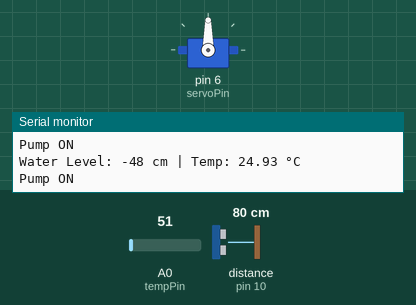
A sketch run on a simulated Arduino Uno, built with avr-gcc and run on an emulated ATmega328P. On the bench: servo, the last lines printed to the serial monitor. Wiring (inferred from the names in the program): ultrasonic range finder: trigger pin 9; echo pin 10. The test bench sets the inputs (shaded band); at power-on: distance to the obstacle (sensor on pin 10) 80 cm, A0 (tempPin) = 51. The echo pulse lasts 58.3 µs per cm.

Above: at 2.8 s.
2.9 s: distance to the obstacle (sensor on pin 10) set to 28 cm
5.6 s: distance to the obstacle (sensor on pin 10) set to 23 cm
At 6.9 s:
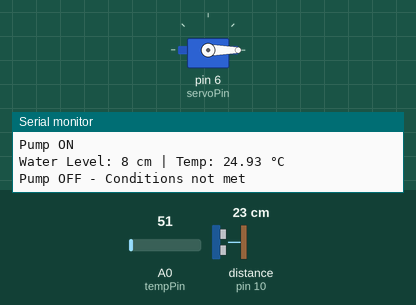
8.3 s: distance to the obstacle (sensor on pin 10) set to 35 cm
At 11.2 s:
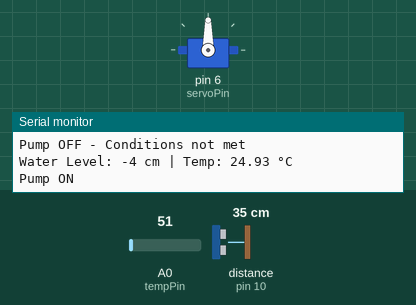
11.5 s: distance to the obstacle (sensor on pin 10) set to 9 cm
At 13.2 s:
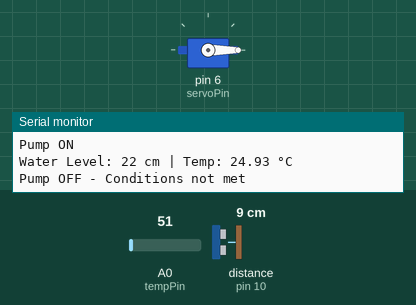
Timing chart, 0 to 14.7 s (numbered marks = the images above; inputs shaded):
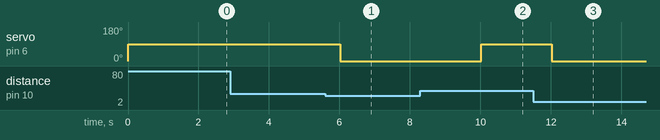

The sketch:

Mansi.ino
```cpp
#include <Servo.h>

// Pin definitions
const int trigPin = 9;     // Ultrasonic trigger pin
const int echoPin = 10;    // Ultrasonic echo pin
const int tempPin = A0;    // Temperature sensor pin (LM35)
const int servoPin = 6;    // Servo motor pin

// Servo object
Servo pumpServo;

// Tank dimensions (in cm)
const int tankHeight = 30; // Height of the reservoir

// Thresholds
const int minLevel = 5;    // Minimum water level (cm from bottom)
const int maxLevel = 25;   // Maximum water level (cm from bottom)
const float minTemp = 15.0; // Minimum temperature for irrigation (°C)
const float maxTemp = 35.0; // Maximum temperature for irrigation (°C)

// Function to measure water level
long getWaterLevel() {
  // Send trigger pulse
  digitalWrite(trigPin, LOW);
  delayMicroseconds(2);
  digitalWrite(trigPin, HIGH);
  delayMicroseconds(10);
  digitalWrite(trigPin, LOW);

  // Read echo time
  long duration = pulseIn(echoPin, HIGH);

  // Convert to distance (cm)
  long distance = duration * 0.034 / 2;

  // Water level = Tank height - distance from sensor
  long waterLevel = tankHeight - distance;
  return waterLevel;
}

// Function to measure temperature
float getTemperature() {
  int sensorValue = analogRead(tempPin);
  float voltage = sensorValue * (5.0 / 1023.0);
  float tempC = voltage * 100; // LM35: 10mV per °C
  return tempC;
}

void setup() {
  Serial.begin(9600);

  pinMode(trigPin, OUTPUT);
  pinMode(echoPin, INPUT);
  pumpServo.attach(servoPin);
  pumpServo.write(0); // Pump off initially
}

void loop() {
  long waterLevel = getWaterLevel();
  float temperature = getTemperature();

  Serial.print("Water Level: ");
  Serial.print(waterLevel);
  Serial.print(" cm | Temp: ");
  Serial.print(temperature);
  Serial.println(" °C");

  // Control logic
  if (waterLevel <= minLevel && (temperature >= minTemp && temperature <= maxTemp)) {
    // Water too low & temperature suitable → Turn pump ON
    pumpServo.write(90); // Rotate servo to ON position
    Serial.println("Pump ON");
  }
  else if (waterLevel >= maxLevel) {
    // Tank is full → Turn pump OFF
    pumpServo.write(0); // Rotate servo to OFF position
    Serial.println("Pump OFF - Tank Full");
  }
  else {
    // Default OFF
    pumpServo.write(0);
    Serial.println("Pump OFF - Conditions not met");
  }

  delay(2000); // Check every 2 seconds
}
```

Measured:
- the behaviour switches between 26 and 25 cm on distance to the obstacle (sensor on pin 10) (found by bisection; images 0 and 1)
- after the input at 5.6 s, servo on pin 6 (servoPin): 90° → 0° after 0.42 s
- after the input at 8.3 s, servo on pin 6 (servoPin): 0° → 90° after 1.7 s
- after the input at 11.5 s, servo on pin 6 (servoPin): 90° → 0° after 0.53 s
